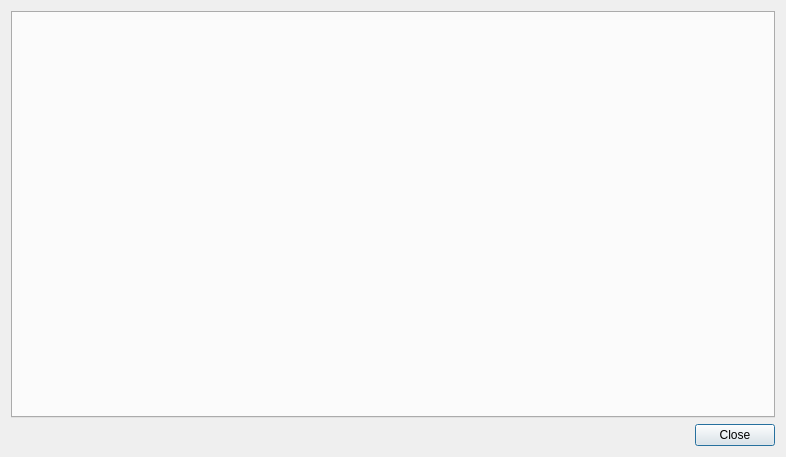
<?xml version="1.0" encoding="UTF-8"?>
<ui version="4.0">
 <class>FileTransferDlg</class>
 <widget class="QDialog" name="FileTransferDlg">
  <property name="geometry">
   <rect>
    <x>0</x>
    <y>0</y>
    <width>786</width>
    <height>457</height>
   </rect>
  </property>
  <property name="windowTitle">
   <string>File Transfer Diglog</string>
  </property>
  <layout class="QVBoxLayout" name="verticalLayout_2">
   <item>
    <widget class="QTabWidget" name="main_tab">
     <property name="currentIndex">
      <number>-1</number>
     </property>
    </widget>
   </item>
   <item>
    <layout class="QHBoxLayout" name="horizontalLayout">
     <item>
      <spacer name="horizontalSpacer">
       <property name="orientation">
        <enum>Qt::Horizontal</enum>
       </property>
       <property name="sizeHint" stdset="0">
        <size>
         <width>40</width>
         <height>20</height>
        </size>
       </property>
      </spacer>
     </item>
     <item>
      <widget class="QPushButton" name="close_btn">
       <property name="text">
        <string>Close</string>
       </property>
      </widget>
     </item>
    </layout>
   </item>
  </layout>
  <action name="NewTask">
   <property name="text">
    <string>新建</string>
   </property>
  </action>
  <action name="Open">
   <property name="text">
    <string>打开</string>
   </property>
  </action>
  <action name="Close">
   <property name="text">
    <string>关闭</string>
   </property>
  </action>
  <action name="About">
   <property name="text">
    <string>关于</string>
   </property>
  </action>
 </widget>
 <layoutdefault spacing="6" margin="11"/>
 <resources/>
 <connections/>
</ui>
